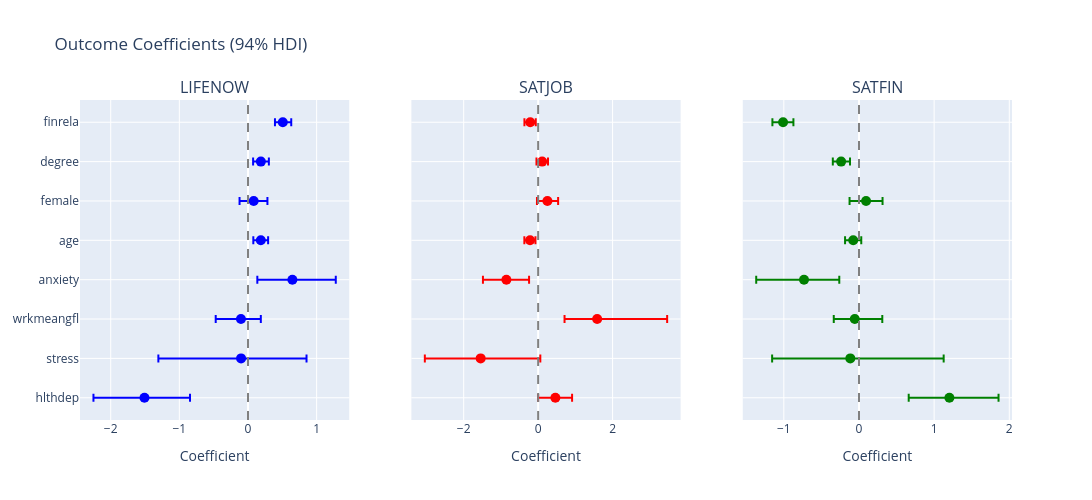

The notebook cell this image was saved under:
### Code cell
# Combined forest plot: ALL predictor effects across outcomes
fig = make_subplots(
    rows=1, cols=3,
    subplot_titles=['LIFENOW', 'SATJOB', 'SATFIN'],
    shared_yaxes=True
)

colors = ['blue', 'red', 'green']
coef_data = [coef_lifenow, coef_satjob, coef_satfin]

for col, (coef_samples, color) in enumerate(zip(coef_data, colors), 1):
    for i, name in enumerate(all_predictor_names):
        mean_val = coef_samples[:, i].mean()
        hdi_low = np.percentile(coef_samples[:, i], 3)
        hdi_high = np.percentile(coef_samples[:, i], 97)

        fig.add_trace(go.Scatter(
            x=[mean_val], y=[name],
            mode='markers',
            marker=dict(size=10, color=color),
            error_x=dict(
                type='data',
                array=[hdi_high - mean_val],
                arrayminus=[mean_val - hdi_low]
            ),
            showlegend=False
        ), row=1, col=col)

    fig.add_vline(x=0, line_dash='dash', line_color='gray', row=1, col=col)

fig.update_layout(
    title='Outcome Coefficients (94% HDI)',
    height=500, width=1100
)
for col in range(1, 4):
    fig.update_xaxes(title_text='Coefficient', row=1, col=col)
fig.show()

### Figure 1 — Plotly figure (JSON) as saved in the notebook; plotly's stock layout.template omitted (floating-point values rounded to 4 significant figures)
{"data": [{"error_x": {"array": [0.6637], "arrayminus": [0.7431], "type": "data"}, "marker": {"color": "blue", "size": 10}, "mode": "markers", "showlegend": false, "type": "scatter", "x": [-1.508], "xaxis": "x", "y": ["hlthdep"], "yaxis": "y"}, {"error_x": {"array": [0.9533], "arrayminus": [1.205], "type": "data"}, "marker": {"color": "blue", "size": 10}, "mode": "markers", "showlegend": false, "type": "scatter", "x": [-0.1008], "xaxis": "x", "y": ["stress"], "yaxis": "y"}, {"error_x": {"array": [0.2894], "arrayminus": [0.3677], "type": "data"}, "marker": {"color": "blue", "size": 10}, "mode": "markers", "showlegend": false, "type": "scatter", "x": [-0.1026], "xaxis": "x", "y": ["wrkmeangfl"], "yaxis": "y"}, {"error_x": {"array": [0.6321], "arrayminus": [0.5106], "type": "data"}, "marker": {"color": "blue", "size": 10}, "mode": "markers", "showlegend": false, "type": "scatter", "x": [0.6466], "xaxis": "x", "y": ["anxiety"], "yaxis": "y"}, {"error_x": {"array": [0.1062], "arrayminus": [0.1093], "type": "data"}, "marker": {"color": "blue", "size": 10}, "mode": "markers", "showlegend": false, "type": "scatter", "x": [0.1868], "xaxis": "x", "y": ["age"], "yaxis": "y"}, {"error_x": {"array": [0.2002], "arrayminus": [0.206], "type": "data"}, "marker": {"color": "blue", "size": 10}, "mode": "markers", "showlegend": false, "type": "scatter", "x": [0.08282], "xaxis": "x", "y": ["female"], "yaxis": "y"}, {"error_x": {"array": [0.1165], "arrayminus": [0.1129], "type": "data"}, "marker": {"color": "blue", "size": 10}, "mode": "markers", "showlegend": false, "type": "scatter", "x": [0.1874], "xaxis": "x", "y": ["degree"], "yaxis": "y"}, {"error_x": {"array": [0.1229], "arrayminus": [0.1143], "type": "data"}, "marker": {"color": "blue", "size": 10}, "mode": "markers", "showlegend": false, "type": "scatter", "x": [0.507], "xaxis": "x", "y": ["finrela"], "yaxis": "y"}, {"error_x": {"array": [0.4491], "arrayminus": [0.4635], "type": "data"}, "marker": {"color": "red", "size": 10}, "mode": "markers", "showlegend": false, "type": "scatter", "x": [0.4626], "xaxis": "x2", "y": ["hlthdep"], "yaxis": "y2"}, {"error_x": {"array": [1.602], "arrayminus": [1.499], "type": "data"}, "marker": {"color": "red", "size": 10}, "mode": "markers", "showlegend": false, "type": "scatter", "x": [-1.544], "xaxis": "x2", "y": ["stress"], "yaxis": "y2"}, {"error_x": {"array": [1.88], "arrayminus": [0.8764], "type": "data"}, "marker": {"color": "red", "size": 10}, "mode": "markers", "showlegend": false, "type": "scatter", "x": [1.585], "xaxis": "x2", "y": ["wrkmeangfl"], "yaxis": "y2"}, {"error_x": {"array": [0.6094], "arrayminus": [0.6299], "type": "data"}, "marker": {"color": "red", "size": 10}, "mode": "markers", "showlegend": false, "type": "scatter", "x": [-0.8532], "xaxis": "x2", "y": ["anxiety"], "yaxis": "y2"}, {"error_x": {"array": [0.1448], "arrayminus": [0.1532], "type": "data"}, "marker": {"color": "red", "size": 10}, "mode": "markers", "showlegend": false, "type": "scatter", "x": [-0.2174], "xaxis": "x2", "y": ["age"], "yaxis": "y2"}, {"error_x": {"array": [0.288], "arrayminus": [0.2805], "type": "data"}, "marker": {"color": "red", "size": 10}, "mode": "markers", "showlegend": false, "type": "scatter", "x": [0.2486], "xaxis": "x2", "y": ["female"], "yaxis": "y2"}, {"error_x": {"array": [0.1569], "arrayminus": [0.1529], "type": "data"}, "marker": {"color": "red", "size": 10}, "mode": "markers", "showlegend": false, "type": "scatter", "x": [0.1076], "xaxis": "x2", "y": ["degree"], "yaxis": "y2"}, {"error_x": {"array": [0.1483], "arrayminus": [0.156], "type": "data"}, "marker": {"color": "red", "size": 10}, "mode": "markers", "showlegend": false, "type": "scatter", "x": [-0.2126], "xaxis": "x2", "y": ["finrela"], "yaxis": "y2"}, {"error_x": {"array": [0.6539], "arrayminus": [0.5414], "type": "data"}, "marker": {"color": "green", "size": 10}, "mode": "markers", "showlegend": false, "type": "scatter", "x": [1.203], "xaxis": "x3", "y": ["hlthdep"], "yaxis": "y3"}, {"error_x": {"array": [1.242], "arrayminus": [1.04], "type": "data"}, "marker": {"color": "green", "size": 10}, "mode": "markers", "showlegend": false, "type": "scatter", "x": [-0.1155], "xaxis": "x3", "y": ["stress"], "yaxis": "y3"}, {"error_x": {"array": [0.3662], "arrayminus": [0.2795], "type": "data"}, "marker": {"color": "green", "size": 10}, "mode": "markers", "showlegend": false, "type": "scatter", "x": [-0.05598], "xaxis": "x3", "y": ["wrkmeangfl"], "yaxis": "y3"}, {"error_x": {"array": [0.4692], "arrayminus": [0.636], "type": "data"}, "marker": {"color": "green", "size": 10}, "mode": "markers", "showlegend": false, "type": "scatter", "x": [-0.7314], "xaxis": "x3", "y": ["anxiety"], "yaxis": "y3"}, {"error_x": {"array": [0.1071], "arrayminus": [0.1084], "type": "data"}, "marker": {"color": "green", "size": 10}, "mode": "markers", "showlegend": false, "type": "scatter", "x": [-0.0768], "xaxis": "x3", "y": ["age"], "yaxis": "y3"}, {"error_x": {"array": [0.2193], "arrayminus": [0.2198], "type": "data"}, "marker": {"color": "green", "size": 10}, "mode": "markers", "showlegend": false, "type": "scatter", "x": [0.09425], "xaxis": "x3", "y": ["female"], "yaxis": "y3"}, {"error_x": {"array": [0.1186], "arrayminus": [0.1105], "type": "data"}, "marker": {"color": "green", "size": 10}, "mode": "markers", "showlegend": false, "type": "scatter", "x": [-0.2378], "xaxis": "x3", "y": ["degree"], "yaxis": "y3"}, {"error_x": {"array": [0.1376], "arrayminus": [0.1419], "type": "data"}, "marker": {"color": "green", "size": 10}, "mode": "markers", "showlegend": false, "type": "scatter", "x": [-1.01], "xaxis": "x3", "y": ["finrela"], "yaxis": "y3"}], "layout": {"annotations": [{"font": {"size": 16}, "showarrow": false, "text": "LIFENOW", "x": 0.1444, "xanchor": "center", "xref": "paper", "y": 1, "yanchor": "bottom", "yref": "paper"}, {"font": {"size": 16}, "showarrow": false, "text": "SATJOB", "x": 0.5, "xanchor": "center", "xref": "paper", "y": 1, "yanchor": "bottom", "yref": "paper"}, {"font": {"size": 16}, "showarrow": false, "text": "SATFIN", "x": 0.8556, "xanchor": "center", "xref": "paper", "y": 1, "yanchor": "bottom", "yref": "paper"}], "height": 500, "shapes": [{"line": {"color": "gray", "dash": "dash"}, "type": "line", "x0": 0, "x1": 0, "xref": "x", "y0": 0, "y1": 1, "yref": "y domain"}, {"line": {"color": "gray", "dash": "dash"}, "type": "line", "x0": 0, "x1": 0, "xref": "x2", "y0": 0, "y1": 1, "yref": "y2 domain"}, {"line": {"color": "gray", "dash": "dash"}, "type": "line", "x0": 0, "x1": 0, "xref": "x3", "y0": 0, "y1": 1, "yref": "y3 domain"}], "title": {"text": "Outcome Coefficients (94% HDI)"}, "width": 1100, "xaxis": {"anchor": "y", "domain": [0, 0.2889], "title": {"text": "Coefficient"}}, "xaxis2": {"anchor": "y2", "domain": [0.3556, 0.6444], "title": {"text": "Coefficient"}}, "xaxis3": {"anchor": "y3", "domain": [0.7111, 1], "title": {"text": "Coefficient"}}, "yaxis": {"anchor": "x", "domain": [0, 1]}, "yaxis2": {"anchor": "x2", "domain": [0, 1], "matches": "y", "showticklabels": false}, "yaxis3": {"anchor": "x3", "domain": [0, 1], "matches": "y", "showticklabels": false}}}
